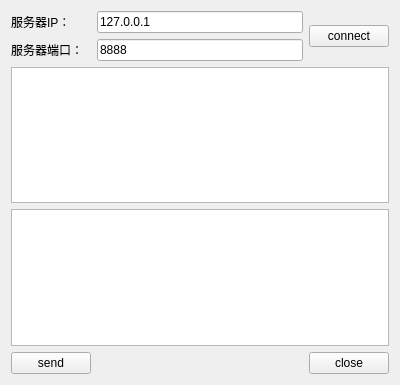
<?xml version="1.0" encoding="UTF-8"?>
<ui version="4.0">
 <class>ClientWidget</class>
 <widget class="QWidget" name="ClientWidget">
  <property name="geometry">
   <rect>
    <x>0</x>
    <y>0</y>
    <width>400</width>
    <height>385</height>
   </rect>
  </property>
  <property name="windowTitle">
   <string>Form</string>
  </property>
  <layout class="QGridLayout" name="gridLayout">
   <item row="0" column="0">
    <widget class="QLabel" name="label">
     <property name="text">
      <string>服务器IP：</string>
     </property>
    </widget>
   </item>
   <item row="0" column="1">
    <widget class="QLineEdit" name="tb_ip">
     <property name="text">
      <string>127.0.0.1</string>
     </property>
    </widget>
   </item>
   <item row="0" column="2" rowspan="2">
    <widget class="QPushButton" name="btn_connect">
     <property name="text">
      <string>connect</string>
     </property>
    </widget>
   </item>
   <item row="1" column="0">
    <widget class="QLabel" name="label_2">
     <property name="text">
      <string>服务器端口：</string>
     </property>
    </widget>
   </item>
   <item row="1" column="1">
    <widget class="QLineEdit" name="tb_port">
     <property name="text">
      <string>8888</string>
     </property>
    </widget>
   </item>
   <item row="2" column="0" colspan="3">
    <widget class="QTextEdit" name="tb_read"/>
   </item>
   <item row="3" column="0" colspan="3">
    <widget class="QTextEdit" name="tb_write"/>
   </item>
   <item row="4" column="0">
    <widget class="QPushButton" name="btn_send">
     <property name="text">
      <string>send</string>
     </property>
    </widget>
   </item>
   <item row="4" column="1">
    <spacer name="horizontalSpacer">
     <property name="orientation">
      <enum>Qt::Horizontal</enum>
     </property>
     <property name="sizeHint" stdset="0">
      <size>
       <width>181</width>
       <height>20</height>
      </size>
     </property>
    </spacer>
   </item>
   <item row="4" column="2">
    <widget class="QPushButton" name="btn_close">
     <property name="text">
      <string>close</string>
     </property>
    </widget>
   </item>
  </layout>
 </widget>
 <resources/>
 <connections/>
</ui>
